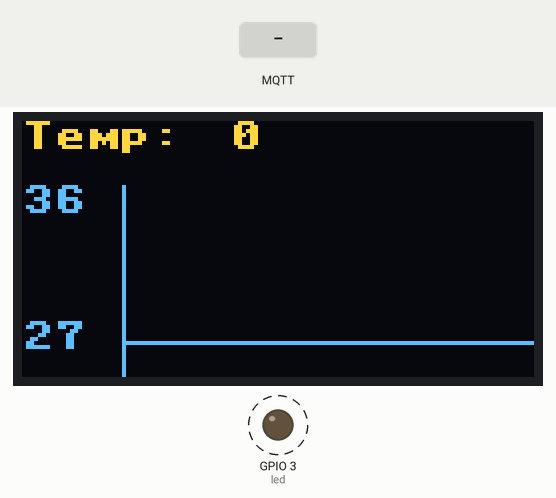
A program run on a simulated ESP32 board running MicroPython. Shown: 128×64 one-colour display, output pins drawn as LEDs (lit = HIGH). Dashed ring = blinking. The inputs (shaded band) are chosen by the test bench. The OLED is the two-colour kind (top 16 rows yellow); WiFi joins after 1.5 s; no MQTT or app messages arrive unless stated; library files of the repository ran but are not shown: ssd1306.py; what the program prints to the serial console is not drawn.

Above: at 2.25 s.
2.9 s: MQTT message "1" arrives on the first subscribed topic
At 3.29 s:
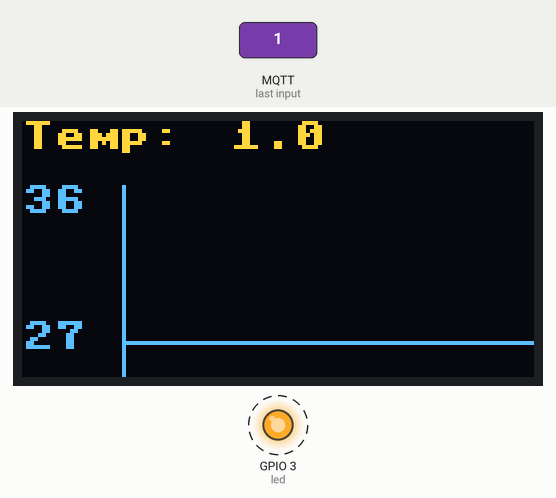
Timing chart, 0 to 10.9 s (numbered marks = the images above; inputs shaded):
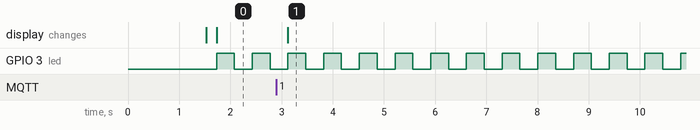

Measured:
- after the input at 2.9 s, the display: changes after 0.22 s (image 1)
- by itself, GPIO 3 (led): alternates HIGH for 0.35 s and LOW for 0.35 s

The program:

subscribe.py
```python
import network
import time
from simple import MQTTClient
import machine
import dht
import wifi_credentials
from machine import Pin, I2C
from ssd1306 import SSD1306_I2C
#SERVER = "mqtt-v2.thingspeak.com" # Enter Mqtt Broker Name
#SERVER = "mqtt3.thingspeak.com" # Enter Mqtt Broker Name

# PORT = 1883
# CHANNEL_ID = "1810933" #Enter Channel Id here
# USER = "LA8UJDAWOjcpFBEKADIpHzQ"  # Enter User Id here
# CLIENT_ID = "LA8UJDAWOjcpFBEKADIpHzQ" #Enter Client Id here
# PASSWORD = "12DnGMY/CxSL//Gn3MZdwrGZ" #Enter Password here


#create topic to publish the message
#topicOut = "channels/" + CHANNEL_ID + "/publish"

#create topic to publish the message
#topicIn = "channels/" + CHANNEL_ID  + "/subscribe/fields/field2"


# Function to implement wifi connection
sta = network.WLAN(network.STA_IF)
if not sta.isconnected():
  print('connecting to network...')
  sta.active(True)
  #sta.connect('wifi ssid', 'wifi password')
  sta.connect(wifi_credentials.ssid, wifi_credentials.password)
  while not sta.isconnected():
    pass
print('network config:', sta.ifconfig())


def call_back_function(topic, msg):
    global temperature
    temperature = float(msg.decode())
#     oled.fill(0)
#     oled.text(msg.decode().strip("'\n"), 5, 5)
#     oled.show()
    print((topic, msg))


def plot_time(yp, t, x, y, var = [27,36], vpts=[25, 16, 40], hpts = [25, 55, 112]):
    """"
    Graph function of the Cartesian plane in relation to time:
    by: Sergio Andres Castaño Giraldo

    plot_time(yp, t, x, y, var = [30,60], vpts=[25, 16, 40], hpts = [25, 55, 112]):

    yp: dependent variable
    t: time (used while the Cartesian plane is not complete)
    x: List of two positions of variable x, x[0] is the position in past x and x[1] position of current x.
    y: List of two positions of the variable y, y[0] is the position in y past and y[1] position of current x.
    var = [0.0,3.3]: Magnitude of the variable (default voltage)
    vpts = [25, 16, 40]: points on the vertical y axis.
    hpts = [25, 55, 112]: points on the vertical x axis.

    Example:
    #Global Variables
    t = 0
    y = [55, 55]
    x = [25, 25]
    #Function:
    volts = pot.read_u16 () * FACTOR
    t, x, y = plot_time (volts, t, x, y)
    sleep_ms (500)
    """
    #Axis
    oled.vline(vpts[0], vpts[1], vpts[2], 1) #x, y, h
    oled.hline(hpts[0], hpts[1], hpts[2], 1) #x, y, w
    oled.text(str(round(var[0],1)), vpts[0]-25, hpts[1]-5)
    oled.text(str(round(var[1],1)), vpts[0]-25, vpts[1])
    #y - axis
    y[1] = int((yp-var[0])/(var[1]-var[0]) * (vpts[1]-hpts[1]) + hpts[1]) #Interpolation
    if t < hpts[2] - hpts[0]:
        x[1] = x[0]+1
    else:
        x[1] = hpts[2]

    #Plot the line
    oled.line(x[0],y[0],x[1],y[1],1)
    oled.show()

    #Update past values
    y[0] = y[1]
    x[0] = x[1]

    #If you have already reached the end of the graph then ...
    if t > hpts[2] - hpts[0]:
        #Erases the first few pixels of the graph and the y-axis.
        oled.fill_rect(vpts[0],vpts[1],2,vpts[2],0)
        #Clears the entire y-axis scale
        oled.fill_rect(vpts[0]-25, vpts[1],vpts[0],vpts[2]+5,0)
        #shifts the graph one pixel to the left
        oled.scroll(-1,0)
        #Axis
        oled.vline(vpts[0], vpts[1], vpts[2], 1) #x, y, h
        oled.hline(hpts[0], hpts[1], hpts[2], 1) #x, y, w
        oled.text(str(round(var[0],1)), vpts[0]-25, hpts[1]-5)
        oled.text(str(round(var[1],1)), vpts[0]-25, vpts[1])
    else:
        t += 1

    return t,x,y

led = machine.Pin(3,machine.Pin.OUT)
temperature = 0
i2c = I2C(0, scl = Pin(1), sda = Pin(2), freq = 400000)
WIDTH = 128
HEIGHT = 64
oled = SSD1306_I2C(WIDTH, HEIGHT, i2c)

t = 0
y = [55, 55]
x = [25, 25]

#client = MQTTClient(CLIENT_ID, SERVER,PORT,USER,PASSWORD)
client = MQTTClient("ESP32-Luo", "172.20.10.3")

client.set_callback(call_back_function)
client.connect()
#UPDATE_TIME_INTERVAL = 500 # in ms unit
#last_update = time.ticks_ms()
client.subscribe(b'temp2')
# **************************************#
# Main loop:
while True:
    try:
        #client.wait_msg() #blocking
        client.check_msg()

        t,x,y = plot_time(temperature,t,x,y)

        oled.fill_rect(0,0,120,15,0)
        oled.text("Temp: ", 0, 0)
        oled.text(str(round(temperature,1)), 52, 0)
        oled.show()
        led.value(not led.value())
        time.sleep_ms(300)
        #sleep_ms(100)
        #non-blocking
    except KeyboardInterrupt:
        print('Ctrl-C pressed...exiting')
        client.disconnect()
        sys.exit()


    #if time.ticks_ms() - last_update >= UPDATE_TIME_INTERVAL:
```

wifi_credentials.py
```python
ssid = "iPhoneiphone"
password = "lx13151016"
```
